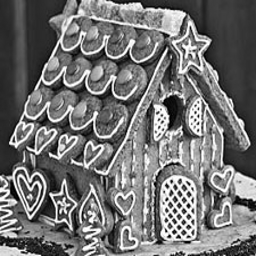
#> input picture 03/jpg/chaloupka.png, 256 x 256 px
$ python fourier_imgcompr.py
#> lines starting #> are read from the running program, lines starting #| are printed output that depends on the picture
import numpy as np
import matplotlib.pyplot as plt
from scipy.fft import fft2,ifft2,fftshift
import imageio

thrs=0.002

data = imageio.imread('chaloupka.png',as_gray=True)
#> data is the input picture: shape (256, 256) float32; min 0, max 255, mean 114.6

c=fftshift(fft2(data))

data=ifft2(c)

plt.imshow(np.absolute(data),cmap='gray')
plt.figure()
plt.imshow(np.absolute(c),vmax=1e5)
plt.show()
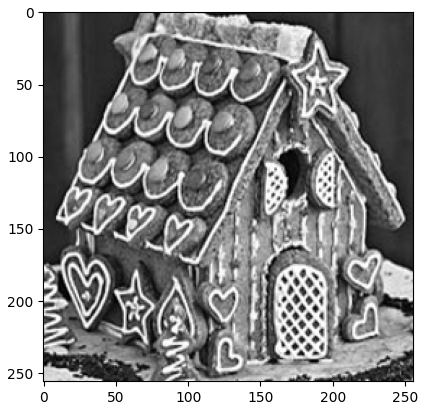
#> figure drawn by matplotlib, 1 panel
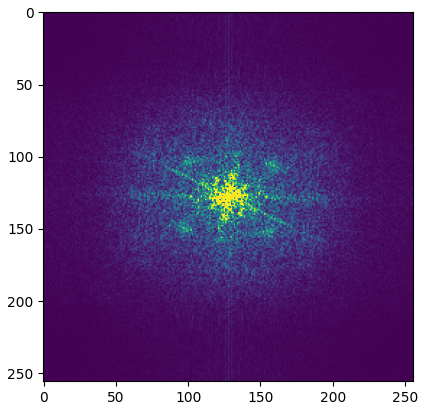
#> figure drawn by matplotlib, 1 panel

imageio.imsave('chaloupka2.png',np.absolute(data))
